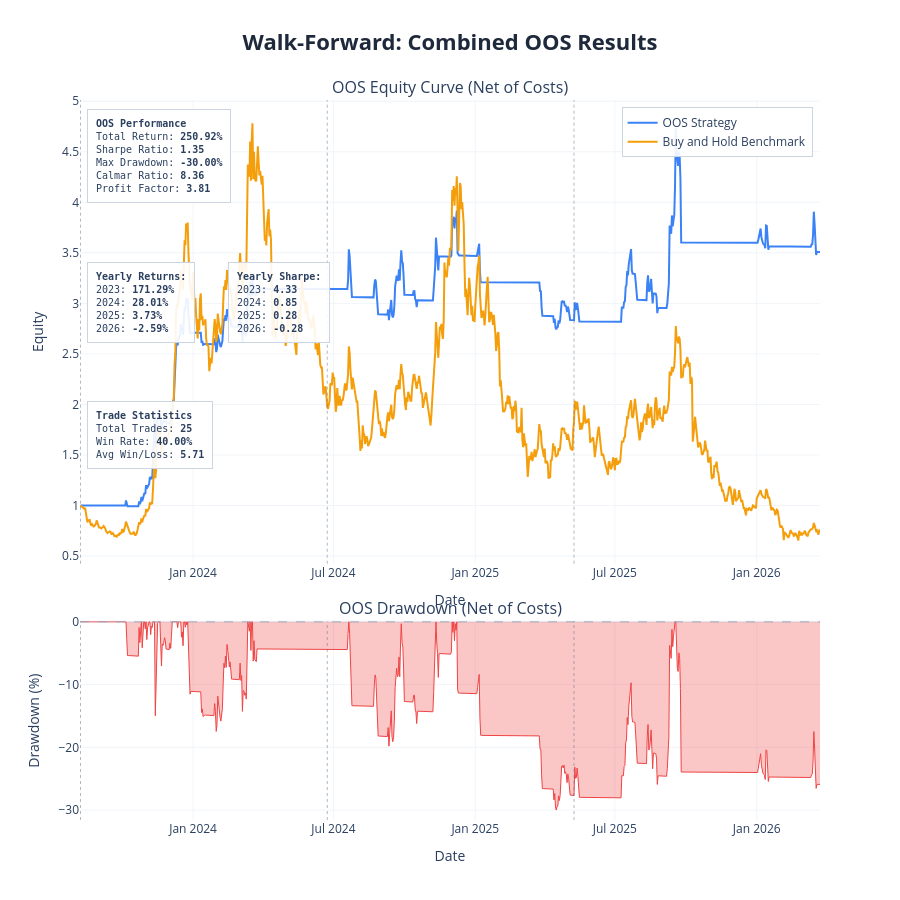

Here is the notebook cell this chart was saved with:
### Markdown cell above
---
## Results Charts and Cost Stress Test

| Parameter | Description | Default |
|---|---|---|
| `show_fold_perf` | IS vs OOS bars for return, Sharpe, drawdown per fold | `False` |
| `show_param_evol` | Parameter evolution across folds with ±1 std bands | `False` |
| `show_oos_equity` | Combined OOS equity curve + drawdown with fold boundaries | `True` |
| `show_trades` | Overlay entry/exit markers on OOS equity chart | `False` |
| `benchmark_data` | DataFrame with `Close` column for buy & hold comparison | `None` |
| `save_html_dir` | Directory path to save charts as HTML files, or `None` | `None` |

**Cost Stress Test:** re-run the combined OOS backtest at 1×, 1.5×, 2×, 3× the base cost. Fragile strategies collapse; robust ones degrade gradually.

### Code cell
plot_walk_forward_results(
    results          = results,
    param_defs       = PARAM_DEFS,
    fixed_params     = FIXED_PARAMS,
    benchmark_data   = df,
    show             = True,
    save_html_dir    = None,
    show_fold_perf   = False,   # IS vs OOS bars by fold
    show_param_evol  = False,   # parameter evolution across folds
    show_oos_equity  = True,   # combined OOS equity curve
    show_trades      = False,  # trade markers on OOS equity chart
)

# ── transaction cost stress test ──────────────────────────────────────────

if results['oos_combined_df'] is not None:
    cost_df = cost_stress_test(
        oos_combined_df  = results['oos_combined_df'],
        cost_multipliers = (1.0, 1.5, 2.0, 3.0),
        base_cost        = COST,
    )
else:
    print('No combined OOS dataframe — skip cost stress test')

### Figure 1 — Plotly figure (JSON) as saved in the notebook; plotly's stock layout.template omitted (floating-point values rounded to 4 significant figures; data arrays with more than 128 entries replaced by an {"elided": "..."} marker saying what was removed)
{"data": [{"hovertemplate": "<b>OOS Strategy</b><br>Date: %{x}<br>Equity: %{y:.4f}<extra></extra>", "line": {"color": "#3b82f6", "width": 2}, "mode": "lines", "name": "OOS Strategy", "type": "scatter", "x": {"elided": "960 str values"}, "xaxis": "x", "y": {"elided": "960 float values"}, "yaxis": "y"}, {"hovertemplate": "<b>Buy and Hold Benchmark</b><br>Date: %{x}<br>Equity: %{y:.4f}<extra></extra>", "line": {"color": "#f59e0b", "width": 2}, "mode": "lines", "name": "Buy and Hold Benchmark", "type": "scatter", "x": {"elided": "960 str values"}, "xaxis": "x", "y": {"elided": "960 float values"}, "yaxis": "y"}, {"fill": "tozeroy", "fillcolor": "rgba(239, 68, 68, 0.3)", "hovertemplate": "<b>Drawdown</b><br>Date: %{x}<br>%{y:.2f}%<extra></extra>", "line": {"color": "#ef4444", "width": 1}, "mode": "lines", "name": "Drawdown", "showlegend": false, "type": "scatter", "x": {"elided": "960 str values"}, "xaxis": "x2", "y": {"elided": "960 float values"}, "yaxis": "y2"}], "layout": {"annotations": [{"font": {"size": 16}, "showarrow": false, "text": "OOS Equity Curve (Net of Costs)", "x": 0.5, "xanchor": "center", "xref": "paper", "y": 1, "yanchor": "bottom", "yref": "paper"}, {"font": {"size": 16}, "showarrow": false, "text": "OOS Drawdown (Net of Costs)", "x": 0.5, "xanchor": "center", "xref": "paper", "y": 0.276, "yanchor": "bottom", "yref": "paper"}, {"align": "left", "bgcolor": "rgba(255, 255, 255, 0.9)", "bordercolor": "#cbd5e1", "borderpad": 8, "borderwidth": 1, "font": {"family": "monospace", "size": 10}, "showarrow": false, "text": "<b>OOS Performance</b><br>Total Return: <b>250.92%</b><br>Sharpe Ratio: <b>1.35</b><br>Max Drawdown: <b>-30.00%</b><br>Calmar Ratio: <b>8.36</b><br>Profit Factor: <b>3.81</b>", "x": 0.01, "xanchor": "left", "xref": "x domain", "y": 0.98, "yanchor": "top", "yref": "y domain"}, {"align": "left", "bgcolor": "rgba(255, 255, 255, 0.9)", "bordercolor": "#cbd5e1", "borderpad": 8, "borderwidth": 1, "font": {"family": "monospace", "size": 10}, "showarrow": false, "text": "<b>Yearly Returns:</b><br>2023: <b>171.29%</b><br>2024: <b>28.01%</b><br>2025: <b>3.73%</b><br>2026: <b>-2.59%</b><br>", "x": 0.01, "xanchor": "left", "xref": "x domain", "y": 0.65, "yanchor": "top", "yref": "y domain"}, {"align": "left", "bgcolor": "rgba(255, 255, 255, 0.9)", "bordercolor": "#cbd5e1", "borderpad": 8, "borderwidth": 1, "font": {"family": "monospace", "size": 10}, "showarrow": false, "text": "<b>Yearly Sharpe:</b><br>2023: <b>4.33</b><br>2024: <b>0.85</b><br>2025: <b>0.28</b><br>2026: <b>-0.28</b><br>", "x": 0.2, "xanchor": "left", "xref": "x domain", "y": 0.65, "yanchor": "top", "yref": "y domain"}, {"align": "left", "bgcolor": "rgba(255, 255, 255, 0.9)", "bordercolor": "#cbd5e1", "borderpad": 8, "borderwidth": 1, "font": {"family": "monospace", "size": 10}, "showarrow": false, "text": "<b>Trade Statistics</b><br>Total Trades: <b>25</b><br>Win Rate: <b>40.00%</b><br>Avg Win/Loss: <b>5.71</b>", "x": 0.01, "xanchor": "left", "xref": "x domain", "y": 0.35, "yanchor": "top", "yref": "y domain"}], "height": 900, "hovermode": "x unified", "legend": {"bgcolor": "rgba(255, 255, 255, 0.9)", "bordercolor": "#cbd5e1", "borderwidth": 1, "x": 0.99, "xanchor": "right", "y": 0.99, "yanchor": "top"}, "shapes": [{"line": {"color": "#94a3b8", "dash": "dash", "width": 1}, "type": "line", "x0": 0, "x1": 1, "xref": "x2 domain", "y0": 0, "y1": 0, "yref": "y2"}, {"line": {"color": "rgba(100,116,139,0.5)", "dash": "dot", "width": 1}, "type": "line", "x0": "2023-08-08 00:00:00", "x1": "2023-08-08 00:00:00", "xref": "x", "y0": 0, "y1": 1, "yref": "y domain"}, {"line": {"color": "rgba(100,116,139,0.5)", "dash": "dot", "width": 1}, "type": "line", "x0": "2023-08-08 00:00:00", "x1": "2023-08-08 00:00:00", "xref": "x2", "y0": 0, "y1": 1, "yref": "y2 domain"}, {"line": {"color": "rgba(100,116,139,0.5)", "dash": "dot", "width": 1}, "type": "line", "x0": "2024-06-23 00:00:00", "x1": "2024-06-23 00:00:00", "xref": "x", "y0": 0, "y1": 1, "yref": "y domain"}, {"line": {"color": "rgba(100,116,139,0.5)", "dash": "dot", "width": 1}, "type": "line", "x0": "2024-06-23 00:00:00", "x1": "2024-06-23 00:00:00", "xref": "x2", "y0": 0, "y1": 1, "yref": "y2 domain"}, {"line": {"color": "rgba(100,116,139,0.5)", "dash": "dot", "width": 1}, "type": "line", "x0": "2025-05-09 00:00:00", "x1": "2025-05-09 00:00:00", "xref": "x", "y0": 0, "y1": 1, "yref": "y domain"}, {"line": {"color": "rgba(100,116,139,0.5)", "dash": "dot", "width": 1}, "type": "line", "x0": "2025-05-09 00:00:00", "x1": "2025-05-09 00:00:00", "xref": "x2", "y0": 0, "y1": 1, "yref": "y2 domain"}], "showlegend": true, "title": {"font": {"color": "#1E293B", "size": 22}, "text": "<b>Walk-Forward: Combined OOS Results</b>", "x": 0.5, "xanchor": "center"}, "xaxis": {"anchor": "y", "domain": [0, 1], "gridcolor": "#f1f5f9", "gridwidth": 1, "showgrid": true, "title": {"text": "Date"}}, "xaxis2": {"anchor": "y2", "domain": [0, 1], "gridcolor": "#f1f5f9", "gridwidth": 1, "showgrid": true, "title": {"text": "Date"}}, "yaxis": {"anchor": "x", "domain": [0.356, 1], "gridcolor": "#f1f5f9", "gridwidth": 1, "showgrid": true, "title": {"text": "Equity"}}, "yaxis2": {"anchor": "x2", "domain": [0, 0.276], "gridcolor": "#f1f5f9", "gridwidth": 1, "showgrid": true, "title": {"text": "Drawdown (%)"}}}}
